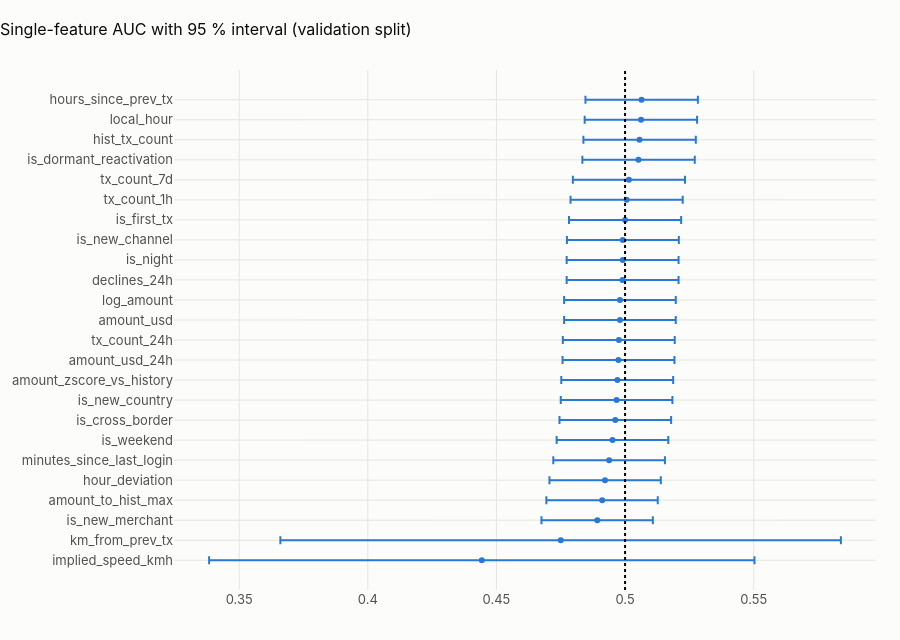

Notebook code cell kept with this figure:
### Markdown cell above
## 4 · Is there anything to learn? Single-feature AUC on the validation split
Each feature alone, against the label, on the 715 k validation transactions (676 frauds). AUC 0.5 is a coin toss.
The 95 % interval uses the Hanley–McNeil standard error, which depends on the number of positives: with few
positives, an AUC far from 0.5 can still be noise.

### Code cell
val = pl.q("select * from {ml_fraud_valid}")
y = val["label_is_fraud"].astype(int).to_numpy()
rows = []
for c in val.columns:
    if c == "label_is_fraud" or not (
        pd.api.types.is_numeric_dtype(val[c]) or pd.api.types.is_bool_dtype(val[c])
    ):
        continue
    x = val[c].astype(float).to_numpy()
    m = ~np.isnan(x)
    npos, nneg = int(y[m].sum()), int((1 - y[m]).sum())
    if npos < 5:
        continue
    a = roc_auc_score(y[m], x[m])
    q1, q2 = a / (2 - a), 2 * a * a / (1 + a)
    se = np.sqrt(
        (a * (1 - a) + (npos - 1) * (q1 - a * a) + (nneg - 1) * (q2 - a * a)) / (npos * nneg)
    )
    rows.append(
        {
            "feature": c,
            "auc": round(a, 4),
            "ci_low": round(a - 1.96 * se, 4),
            "ci_high": round(a + 1.96 * se, 4),
            "frauds": npos,
            "rows": int(m.sum()),
        }
    )
auc = pd.DataFrame(rows).sort_values("auc")
fig = go.Figure(
    go.Scatter(
        x=auc.auc,
        y=auc.feature,
        mode="markers",
        error_x=dict(
            type="data",
            symmetric=False,
            array=auc.ci_high - auc.auc,
            arrayminus=auc.auc - auc.ci_low,
        ),
    )
)
fig.add_vline(x=0.5, line_dash="dot")
fig.update_layout(
    title="Single-feature AUC with 95 % interval (validation split)", height=640, yaxis_title=None
)
fig.show()
show(auc.sort_values("auc", ascending=False), paging=False)

### Figure 1 — Plotly figure (JSON) as saved in the notebook; plotly's stock layout.template omitted (floating-point values rounded to 4 significant figures)
{"data": [{"error_x": {"array": [0.106, 0.1089, 0.0216, 0.0216, 0.0217, 0.0217, 0.0217, 0.0217, 0.0217, 0.0217, 0.0218, 0.0217, 0.0217, 0.0217, 0.0218, 0.0217, 0.0218, 0.0218, 0.0218, 0.0218, 0.0219, 0.0219, 0.0218, 0.0219], "arrayminus": [0.106, 0.109, 0.0217, 0.0217, 0.0216, 0.0217, 0.0217, 0.0217, 0.0217, 0.0218, 0.0217, 0.0218, 0.0217, 0.0217, 0.0217, 0.0218, 0.0217, 0.0218, 0.0218, 0.0218, 0.0218, 0.0218, 0.0219, 0.0218], "symmetric": false, "type": "data"}, "mode": "markers", "type": "scatter", "x": [0.4443, 0.475, 0.4892, 0.4911, 0.4922, 0.4938, 0.4951, 0.4962, 0.4967, 0.497, 0.4974, 0.4976, 0.498, 0.498, 0.499, 0.4991, 0.4991, 0.5, 0.5006, 0.5015, 0.5052, 0.5056, 0.5062, 0.5064], "y": ["implied_speed_kmh", "km_from_prev_tx", "is_new_merchant", "amount_to_hist_max", "hour_deviation", "minutes_since_last_login", "is_weekend", "is_cross_border", "is_new_country", "amount_zscore_vs_history", "amount_usd_24h", "tx_count_24h", "amount_usd", "log_amount", "declines_24h", "is_night", "is_new_channel", "is_first_tx", "tx_count_1h", "tx_count_7d", "is_dormant_reactivation", "hist_tx_count", "local_hour", "hours_since_prev_tx"]}], "layout": {"height": 640, "shapes": [{"line": {"dash": "dot"}, "type": "line", "x0": 0.5, "x1": 0.5, "xref": "x", "y0": 0, "y1": 1, "yref": "y domain"}], "title": {"text": "Single-feature AUC with 95 % interval (validation split)"}, "yaxis": {"title": {}}}}
